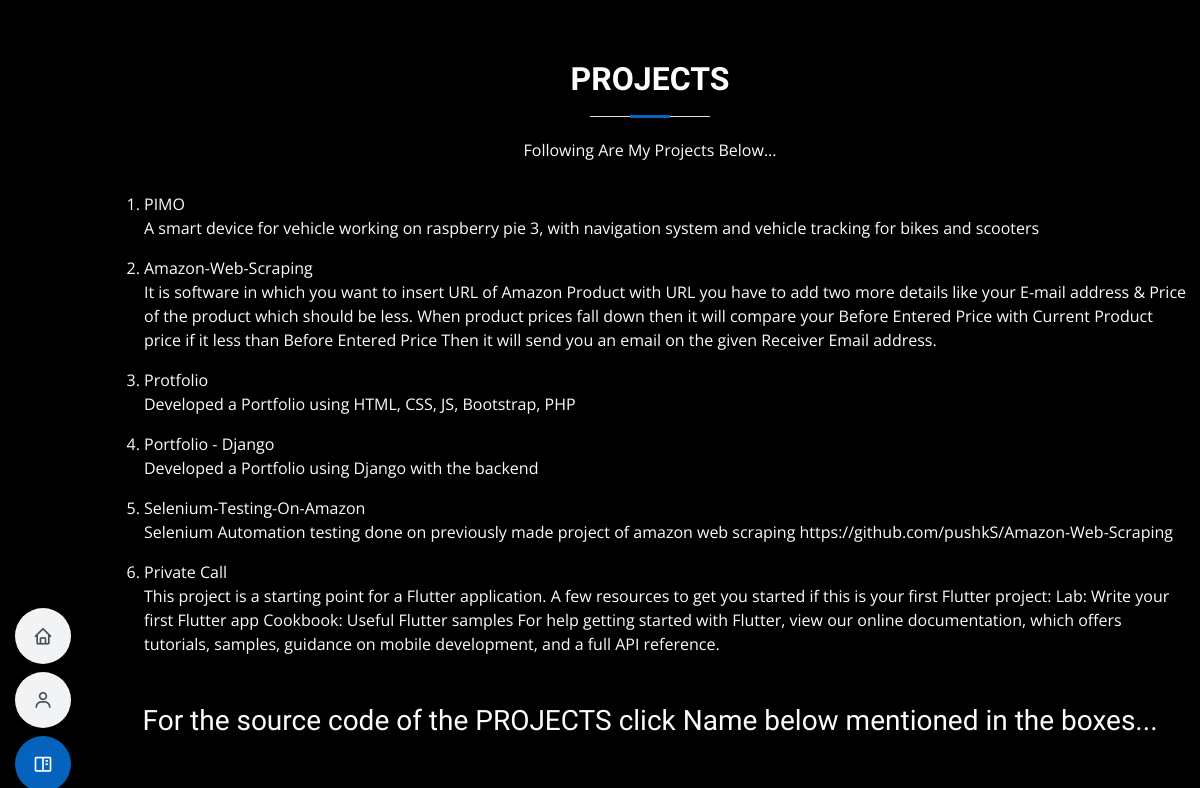
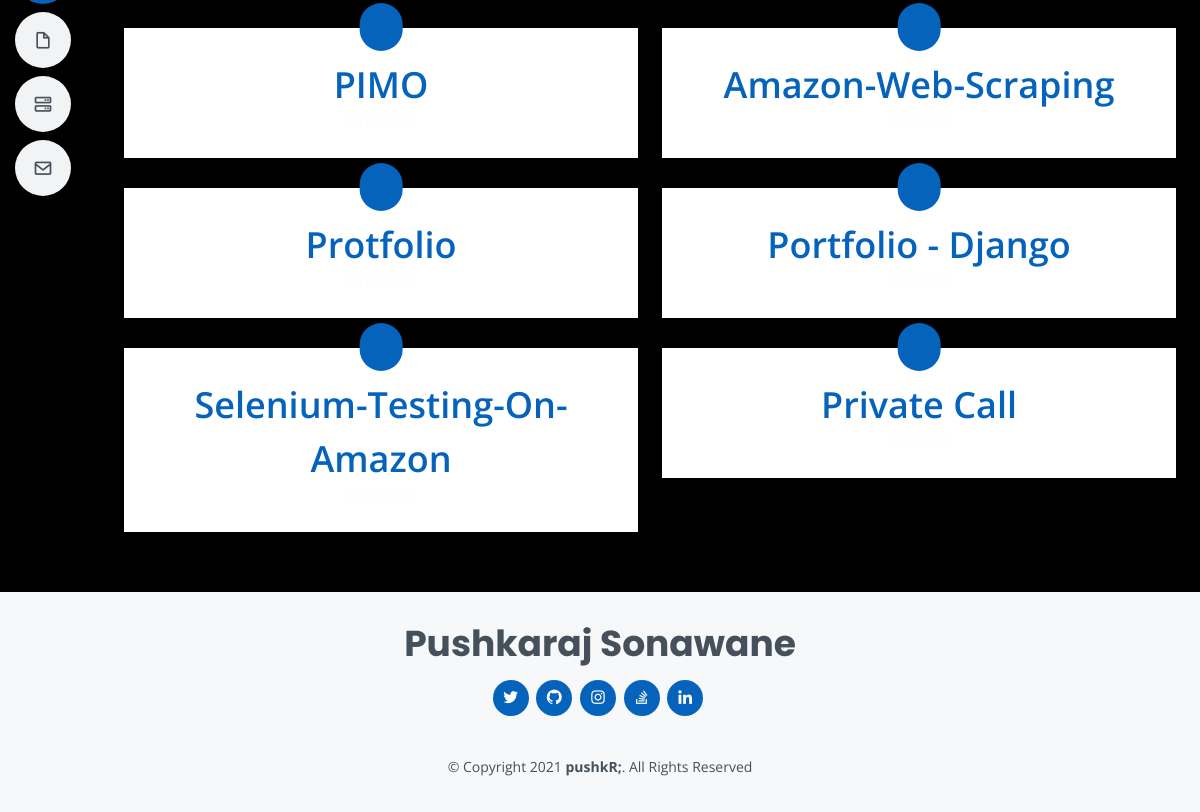
Page /projects on the earlier database version (2 pictures, top to bottom).
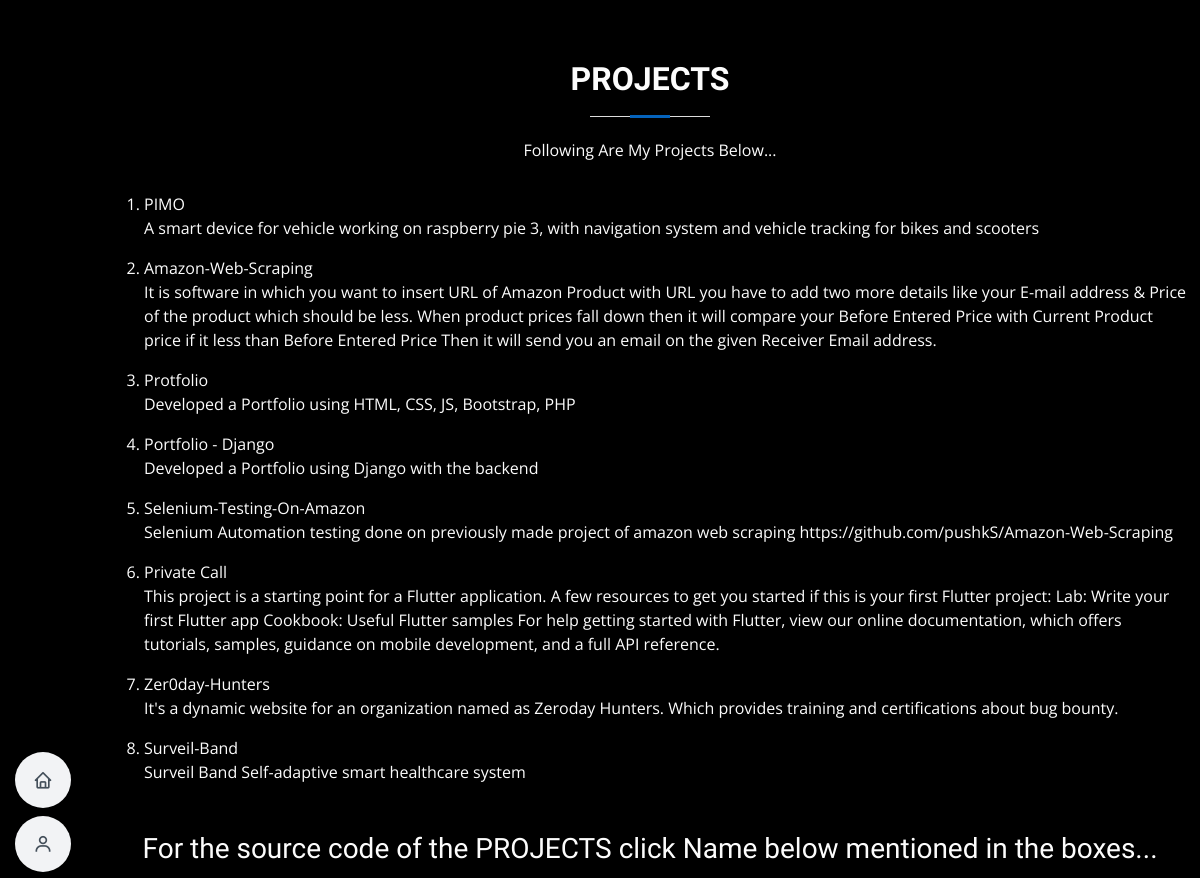
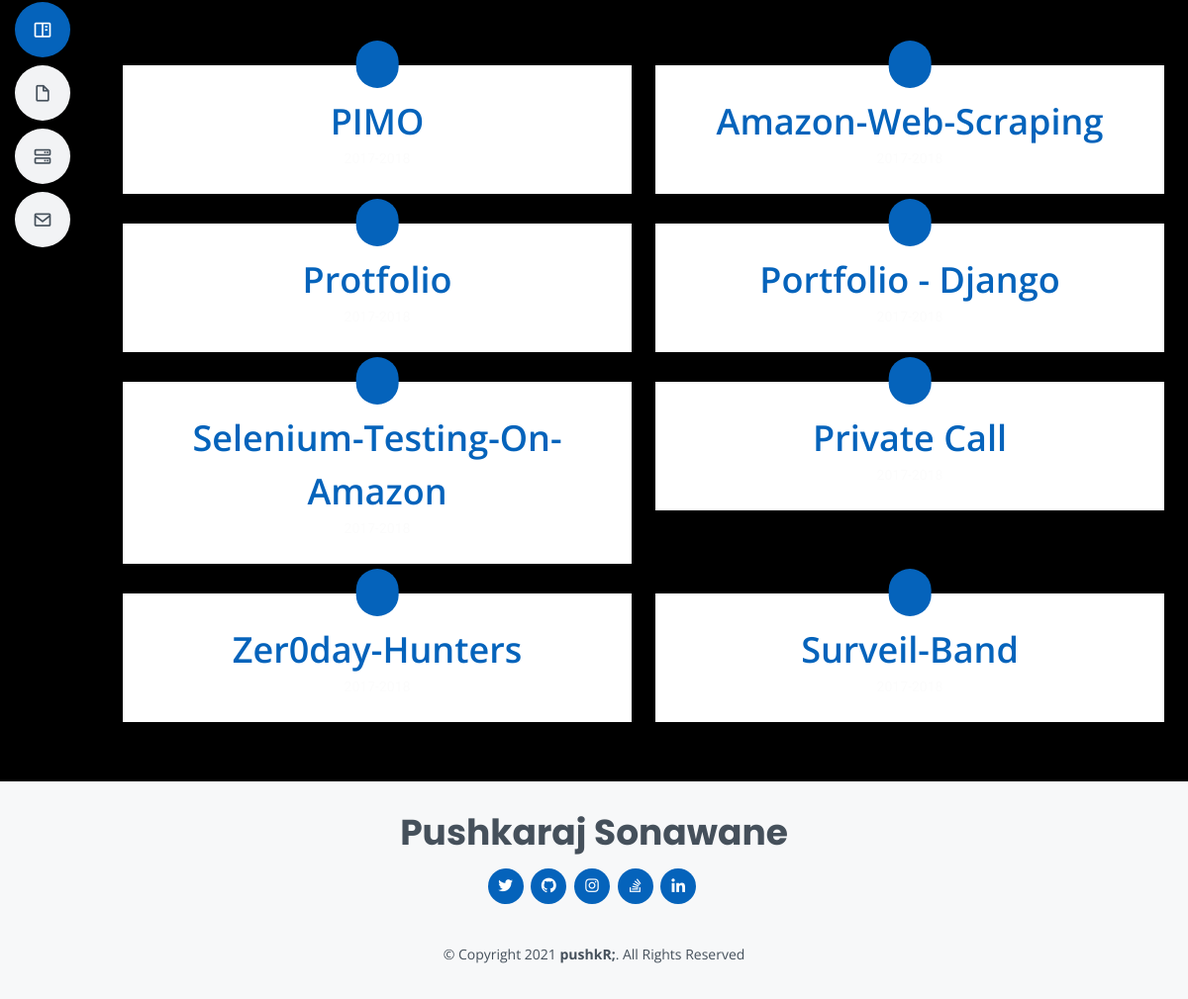
Same page on the later database version (2 pictures, top to bottom).
### home/models.py (models this page shows, shortened)
class Project(models.Model):
    sno = models.AutoField(primary_key=True)
    title = models.CharField(max_length=200)
    content = models.TextField()
    link = models.URLField( max_length=400,null=True,blank=True)
    time=models.DateTimeField(auto_now_add=True)

### home/views.py (the view)
# urls.py: path('projects', views.projects, name='projects'),
def projects(request):
    proj = Project.objects.all()
    context = {'proj':proj}
    return render(request,'projects.html', context)

### templates/projects.html
{% extends 'base.html' %}
{%block projact%}active{%endblock projact%}
{%block body%}
{% load static %}
<section id="facts" class="facts">
      <div class="container" data-aos="fade-up">
        <div class="section-title">
          <h2>Projects</h2>
          <p>Following Are My Projects Below...</p>
        </div>
        <ol>
        {%for p in proj%}
          <li> {{p.title}}</li>
          <p> {{p.content}}</p>
        {% endfor %}
        </ol>
<div class="my-5">
  <h3><center>For the source code of the PROJECTS click Name below mentioned in the boxes...</center></h3>
</div>
<div class="container">
  <div class="row">
{%for p in proj%}
    <div class="col-lg-6">
      <div class="count-box">
        <i class="icofont-simple-smile"></i>
        <span><a href="{{p.link}}"target="blank">{{p.title}}</a></span>
        <p>2017-2018</p>
      </div>
    </div>
  {% endfor %}
  </div>
 </div>
</section>
{%endblock body%}

Differences in the rows shown:
added Project: title "Zer0day-Hunters", content "It's a dynamic website for an organization named as Zeroday Hunters. Which provides training and certifications about bug bounty."
added Project: title "Surveil-Band", content "Surveil Band Self-adaptive smart healthcare system"
